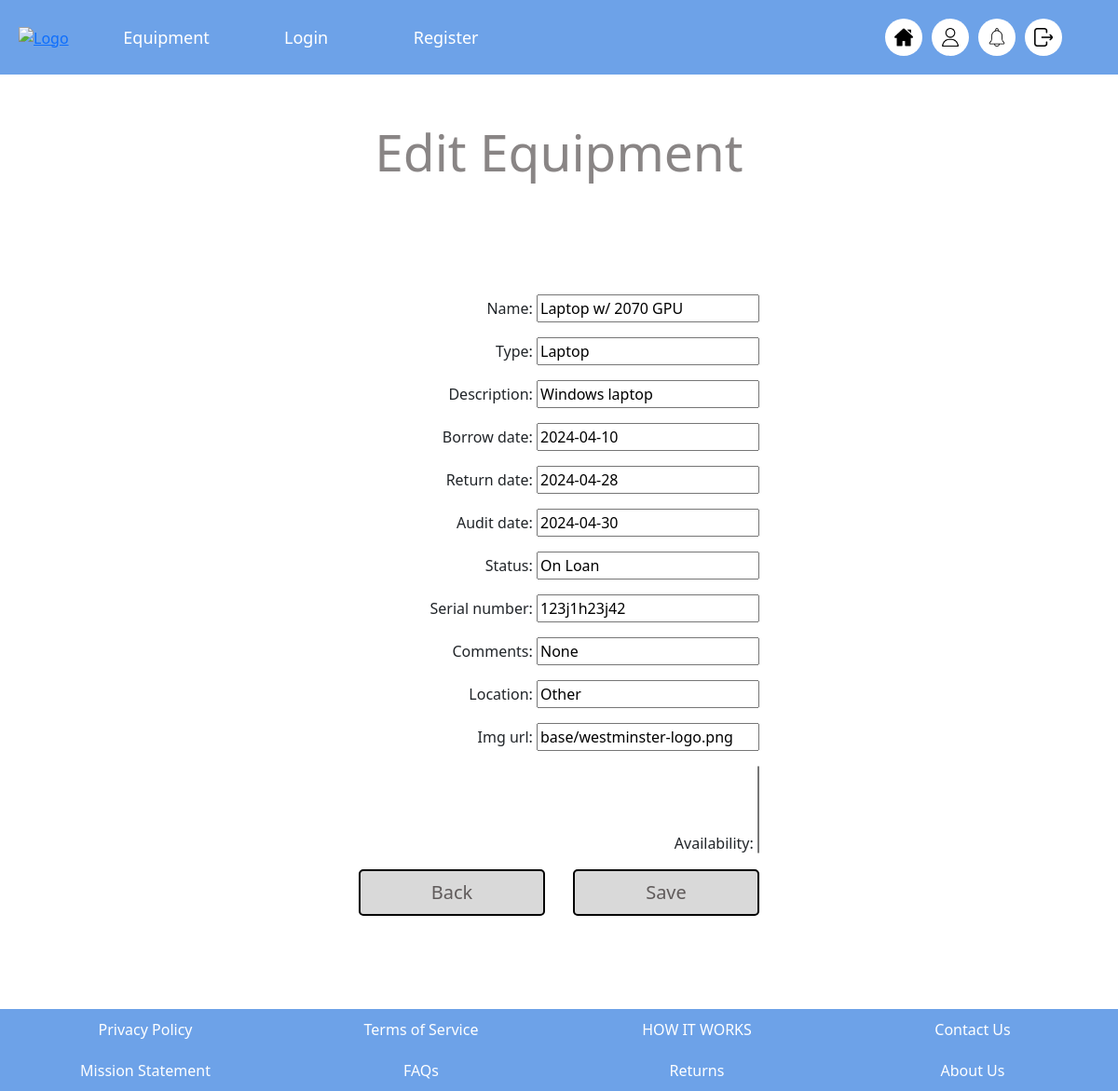
The app's page /edit_equipment/1/ with its own data.
### base/models.py (models this page shows, shortened)
class Equipment(models.Model):
    name = models.CharField(max_length=254, default="N/A")
    type = models.CharField( max_length=254, default="Other")
    description = models.CharField(max_length=254)
    borrow_date = models.DateField(null=True)
    return_date = models.DateField(null=True)
    audit_date = models.DateField(null=True)
    status = models.CharField( max_length=254, null=True)
    serial_number = models.CharField( max_length=50, null=True)
    comments = models.CharField( max_length=254, default="None")
    location = models.CharField(max_length=254, default="Other")
    img_url = models.CharField(max_length=254, default="base/westminster-logo.png")
    updated = models.DateTimeField(auto_now=True)
    created = models.DateTimeField(auto_now=True)
    availability = models.ManyToManyField(User, related_name='reserved_equipment', blank=True)

### base/views.py (the view)
# urls.py: path('edit_equipment/<int:id>/', views.edit_equipment, name='edit_equipment'),
def edit_equipment(request, id):
    equipment = Equipment.objects.get(id=id)
    if request.method == "POST":
        form = EditEquipmentForm(request.POST, instance=equipment)
        if form.is_valid():
            form.save()
            return redirect("equipment_list")
    else:
        form = EditEquipmentForm(instance=equipment)
    return render(request, "base/edit-equipment.html", {"form": form})

### base/forms.py
class EditEquipmentForm(forms.ModelForm):
    class Meta:
        model = Equipment
        fields = "__all__"

### base/templates/base/edit-equipment.html (shortened to what this page needs)
{% extends 'main.html' %} {% block content %}
<main>
  <h1>Edit Equipment</h1>
  <form class="edit-equipment-form" method="post">
    {{ form.as_p }}
    <div class="signup-btn-section">
      <a class="form-button" href="{% url 'equipment_list' %}">Back</a>
      <button type="submit" class="form-button">Save</button>
    </div>
  </form>
</main>
{% endblock content %}

### static/main-style.css (style rules this page uses)
main { display: flex; flex-direction: column; align-items: center; }
h1 { padding: 50px 0; color: #898585; font-size: 55px; font-weight: 100; margin-bottom: 70px; }
.form-button { display: flex; align-items: center; justify-content: center; width: 200px; height: 50px; font-size: 20px; text-decoration: none; background-color: #d9d9d9; color: #605b5b; border-radius: 5px; border: 2px solid black; }
.signup-btn-section { display: flex; gap: 30px; }

### base/templates/base/edit-equipment.html (style rules this page uses)
.edit-equipment-form { display: flex; flex-direction: column; align-items: flex-end; }

### records on screen
Equipment: name "Laptop w/ 2070 GPU", type "Laptop", description "Windows laptop", borrow_date "2024-04-10", return_date "2024-04-28", audit_date "2024-04-30", status "On Loan", serial_number "123j1h23j42", comments "None", location "Other", img_url "base/westminster-logo.png"
